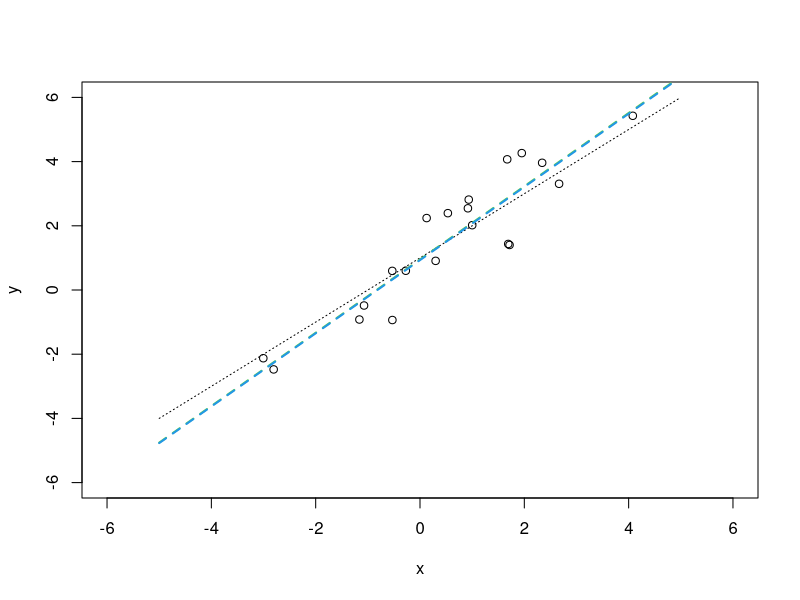
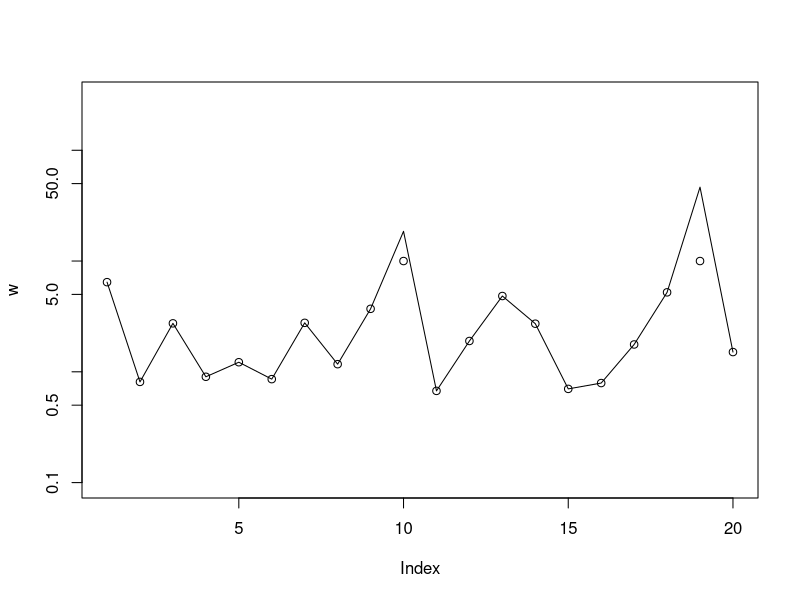
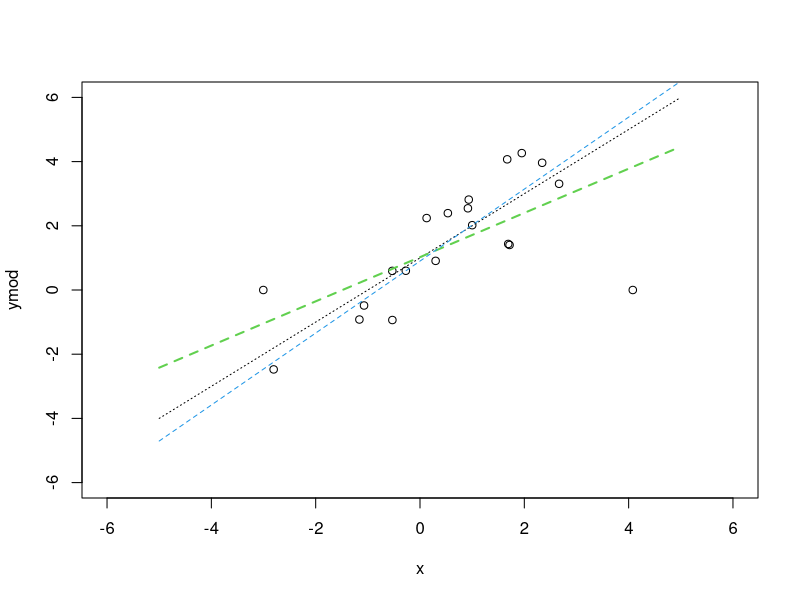
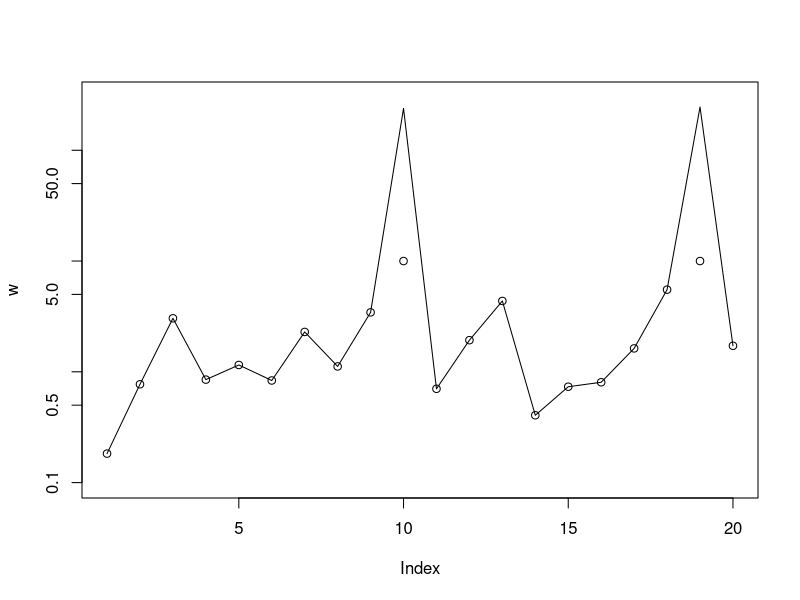

Write the R code that produced these figures, in order.
#######################################################
rm(list = ls())
## set upmodel
beta=c(1,1)
set.seed(231171)
n = 20

eps=rnorm(n,0,1)
x=rnorm(n,0,2)
Xdata=cbind(1,x)

y=beta[1]+beta[2]*x+eps

###############################################################
## code

## Least squares
leastSquares = function(X,y)
{
  betaHat = solve(t(X)%*%X) %*%(t(X)%*%y )
}


# IRLS

IRLS_L1 = function(X,y, max_it)
{  
  
  betaHat = solve(t(X)%*%X) %*%(t(X)%*%y )
  pred0 = X%*%betaHat
  res0  =(y-pred0)
  
  betaPrev=c(0,0)
  betaWHat=betaHat
  it=0
  
  while(sum(abs(betaPrev-betaWHat))>0.0001 & it<max_it)
  {  maxW=10
  it=it+1
  betaPrev=betaWHat
  pred= X%*%betaPrev
  res=(y-pred)
  
  # Need to weight the closest once more than outliers
  w = 1/abs(res)
  w[w>maxW]=maxW  # adjustment to avoid super large numbers [ size relative to problem]
  W = diag(as.vector(w))
  
  betaWHat = solve(t(X)%*%W%*%X) %*%(t(X)%*%W%*%y )
  #show(betaWHat)
  }
  betaWHat
}

## Standard case 
betaHat_L2=leastSquares(Xdata,y)
betaHat_L1=IRLS_L1(Xdata,y, 1)


Xplot=cbind(1,c(-5,0,5))

plot(x,y,xlim=c(-6,6),ylim=c(-6,6))
lines(c(-5,5),c(-4,6),lty=3)
lines(Xplot[,2], Xplot%*%betaHat_L2,lty = 2,col=3,lwd=2)
lines(Xplot[,2], Xplot%*%betaHat_L1,lty = 2,col=4,lwd=2)

maxW=10
pred= Xdata%*%betaHat_L1
res=(y-pred)
w = 1/abs(res)
plot(w,type="l",log="y",ylim=c(0.1,300))
w[w>maxW]=maxW  
points(w)


### Case with outliers 
ymod=y
ymod[1]=0
ymod[14]=0

# creating a plot with the solution
plot(x,ymod,xlim=c(-6,6),ylim=c(-6,6))
lines(c(-5,5),c(-4,6),lty=3)

betaHat_L2m=leastSquares(Xdata,ymod)
lines(Xplot[,2], Xplot%*%betaHat_L2m,lty = 2,col=3,lwd=2)
  
betaHat_L1m=IRLS_L1(Xdata,ymod, 100)
lines(Xplot[,2], Xplot%*%betaHat_L1m,lty = 2,col=4,lwd=1)



maxW=10
pred= Xdata%*%betaHat_L1m
res=(ymod-pred)
w = 1/abs(res)
plot(w,type="l",log="y",ylim=c(0.1,300))
w[w>maxW]=maxW  
points(w)





